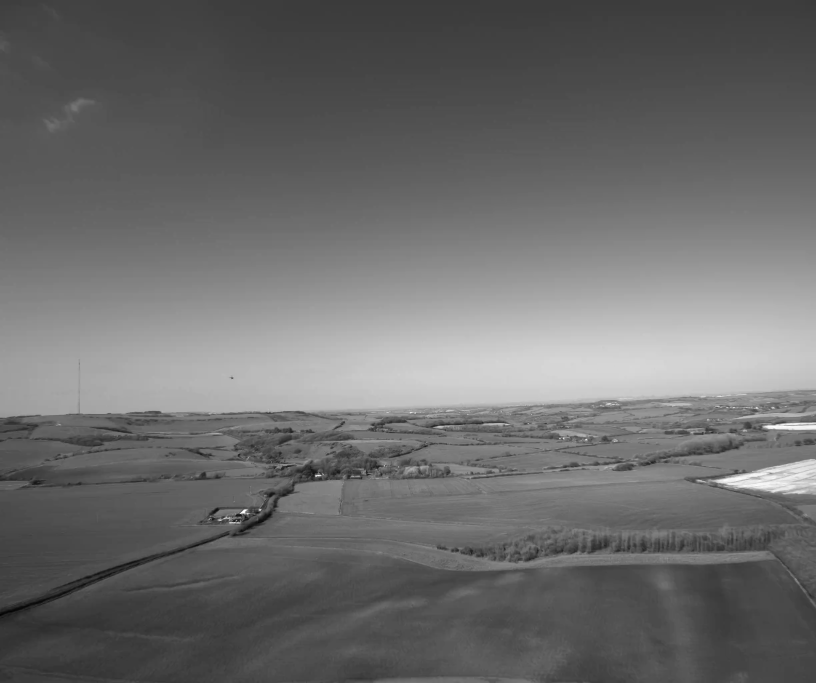
#> input picture frame 0 of test.mp4, 2448 x 2048 px (shown at 1/3 size)
$ python subtractor_mog2.py
#> lines starting #> are read from the running program, lines starting #| are printed output that depends on the picture
import time

import cv2
import numpy as np
def takeSecond(elem):
    return elem[0]+ elem[1]
# 为每 一个像素选择一个合适数目的高斯分布
if __name__ == '__main__':
    count = 10
    cap = cv2.VideoCapture("test.mp4")
    width = int(cap.get(cv2.CAP_PROP_FRAME_WIDTH))  # float
    height = int(cap.get(cv2.CAP_PROP_FRAME_HEIGHT))  # float

    subtractor = cv2.createBackgroundSubtractorMOG2(history=5, varThreshold=3844, detectShadows=False)
    # subtractor = cv2.createBackgroundSubtractorKNN(detectShadows=True)
    # subtractor = cv2.bgsegm.createBackgroundSubtractorGMG(initializationFrames=5, decisionThreshold=150)
    FILE_OUTPUT = '01.mp4'
    fourcc = cv2.VideoWriter_fourcc('m', 'p', '4', 'v')
    out = cv2.VideoWriter(FILE_OUTPUT, fourcc, 30, (width,height))
    while True:
        count = count + 1
        _, frame = cap.read()
#> frame is the input picture: shape (2048, 2448, 3); min 0, max 255, mean 107.9
        start = time.time()
        kernel = cv2.getStructuringElement(cv2.MORPH_ELLIPSE, (25, 25))
        dst = cv2.morphologyEx(frame, cv2.MORPH_OPEN, kernel)
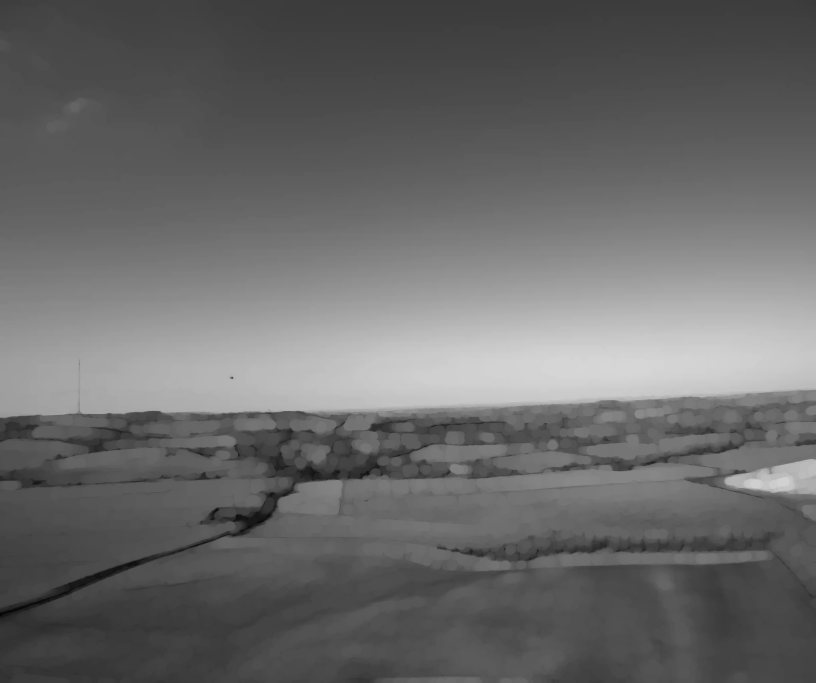
#> dst: shape (2048, 2448, 3) (shown at 1/3 size); min 0, max 214, mean 105.1
        image = np.array(dst)

        mask = subtractor.apply(image)
#> mask: shape (2048, 2448); every value is 255
        key = cv2.waitKey(30)
#> (key Esc is pressed here)
        if key == 27:
            break
        _, thresh = cv2.threshold(mask, 100, 150, cv2.THRESH_BINARY)
        contours, heirarchy = cv2.findContours(thresh, cv2.RETR_EXTERNAL, cv2.CHAIN_APPROX_SIMPLE)
        boxes = []
        for contour in contours:
            # finding area of contour
            area = cv2.contourArea(contour)
            # if area greater than the specified value the only then we will consider it
            # find the rectangle co-ordinates
            x, y, w, h = cv2.boundingRect(contour)
            boxes.append([x,y, w, h])


            cv2.rectangle(frame, (x, y), (x + w, y + h), (255, 0, 0), 3)
            cv2.putText(frame, 'MOTION DETECTED', (x, y - 5), cv2.FONT_HERSHEY_SIMPLEX, 0.5, (255, 0, 0), 2)
            end = time.time()
            print(end-start)
            cv2.imshow('frame', frame)
            cv2.imshow('frame2', thresh)
            out.write(frame)
        # cv2.imwrite(str(count) + '.jpg', mask)
        cv2.imwrite(str(count) + 'MOG2.png', frame)
        cv2.imwrite(str(count) + 'nMOG2.png', mask)
    cap.release()
    out.release()
    cv2.destroyAllWindows()
